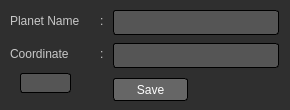
<?xml version="1.0" encoding="UTF-8"?>
<ui version="4.0">
 <class>Dialog</class>
 <widget class="QDialog" name="Dialog">
  <property name="geometry">
   <rect>
    <x>0</x>
    <y>0</y>
    <width>290</width>
    <height>110</height>
   </rect>
  </property>
  <property name="minimumSize">
   <size>
    <width>290</width>
    <height>110</height>
   </size>
  </property>
  <property name="maximumSize">
   <size>
    <width>290</width>
    <height>110</height>
   </size>
  </property>
  <property name="baseSize">
   <size>
    <width>290</width>
    <height>110</height>
   </size>
  </property>
  <property name="acceptDrops">
   <bool>false</bool>
  </property>
  <property name="windowTitle">
   <string>Edit Planet Name</string>
  </property>
  <property name="windowIcon">
   <iconset>
    <normaloff>img/icon.ico</normaloff>img/icon.ico</iconset>
  </property>
  <property name="styleSheet">
   <string notr="true">QWidget{
background-color:rgb(47, 47, 47);
color:rgb(200, 200, 200)
}
QTabWidget::pane {
border: 1px solid rgb(128, 128, 128);
}
QTabBar::tab 
{
    background: #48555E;
    color: white;   
	padding:5px;
    border: 1px solid #000;
}

QTabBar::tab:selected, 
QTabBar::tab:hover 
{
    border-top-color: #1D2A32;
    border-color: #40494E;
    color: black;
    background: qlineargradient(x1: 0, y1: 0, x2: 0, y2: 1, stop: 0 #C1D8E8, stop: 1 #F0F5F8); 
}
QLineEdit, QDateEdit, QComboBox{
	background-color: rgb(85,85,85);
	border-color: rgb(0, 0, 0);
	border-width : 1px;
	border-style:inset;
	padding: 5px;
	border-radius:3px;
}
QPushButton{
	background:rgb(102, 102, 102);
	color:rgb(255, 255, 255);
	border-radius:3px;
	padding-top:5px;
	padding-bottom:5px;
	padding-right:10px;
	padding-left:10px;
	border-color: rgb(0, 0, 0);
	border-width : 1px;
	border-style:inset;
}
QPushButton:hover{
	background-color:rgb(128, 128, 128);
}
QPushButton:pressed{
	background-color:#A4A4A4;
	color:#000
}
QLabel{
	border:0px;
}</string>
  </property>
  <widget class="QPushButton" name="pushButtonSave">
   <property name="geometry">
    <rect>
     <x>113</x>
     <y>78</y>
     <width>75</width>
     <height>23</height>
    </rect>
   </property>
   <property name="text">
    <string>Save</string>
   </property>
  </widget>
  <widget class="QLineEdit" name="lineEditPlanetName">
   <property name="geometry">
    <rect>
     <x>113</x>
     <y>10</y>
     <width>166</width>
     <height>25</height>
    </rect>
   </property>
  </widget>
  <widget class="QLabel" name="label">
   <property name="geometry">
    <rect>
     <x>10</x>
     <y>13</y>
     <width>71</width>
     <height>16</height>
    </rect>
   </property>
   <property name="text">
    <string>Planet Name</string>
   </property>
  </widget>
  <widget class="QLabel" name="label_2">
   <property name="geometry">
    <rect>
     <x>100</x>
     <y>13</y>
     <width>9</width>
     <height>16</height>
    </rect>
   </property>
   <property name="text">
    <string>:</string>
   </property>
  </widget>
  <widget class="QLineEdit" name="lineEditID">
   <property name="geometry">
    <rect>
     <x>20</x>
     <y>73</y>
     <width>51</width>
     <height>20</height>
    </rect>
   </property>
  </widget>
  <widget class="QLineEdit" name="lineEditCoordinate">
   <property name="geometry">
    <rect>
     <x>113</x>
     <y>43</y>
     <width>166</width>
     <height>25</height>
    </rect>
   </property>
  </widget>
  <widget class="QLabel" name="label_3">
   <property name="geometry">
    <rect>
     <x>100</x>
     <y>46</y>
     <width>9</width>
     <height>16</height>
    </rect>
   </property>
   <property name="text">
    <string>:</string>
   </property>
  </widget>
  <widget class="QLabel" name="label_4">
   <property name="geometry">
    <rect>
     <x>10</x>
     <y>46</y>
     <width>71</width>
     <height>16</height>
    </rect>
   </property>
   <property name="text">
    <string>Coordinate</string>
   </property>
  </widget>
 </widget>
 <resources/>
 <connections/>
</ui>
